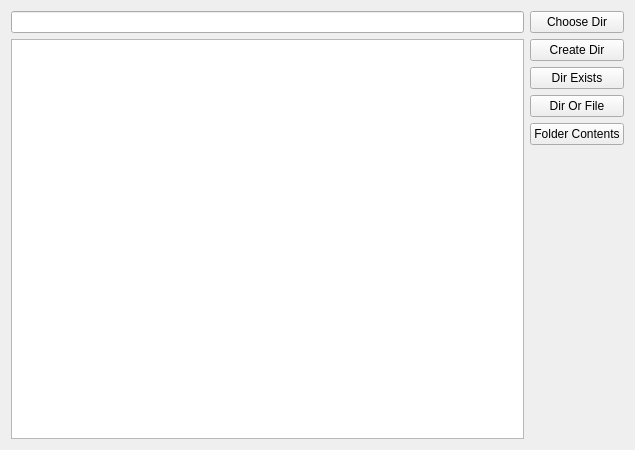
<?xml version="1.0" encoding="UTF-8"?>
<ui version="4.0">
 <class>Widget</class>
 <widget class="QWidget" name="Widget">
  <property name="geometry">
   <rect>
    <x>0</x>
    <y>0</y>
    <width>635</width>
    <height>450</height>
   </rect>
  </property>
  <property name="windowTitle">
   <string>Widget</string>
  </property>
  <layout class="QHBoxLayout" name="horizontalLayout">
   <item>
    <layout class="QVBoxLayout" name="verticalLayout">
     <item>
      <widget class="QLineEdit" name="dirLineEdit"/>
     </item>
     <item>
      <widget class="QListWidget" name="listWidget"/>
     </item>
    </layout>
   </item>
   <item>
    <layout class="QVBoxLayout" name="verticalLayout_2">
     <item>
      <widget class="QPushButton" name="chooseButton">
       <property name="text">
        <string>Choose Dir</string>
       </property>
      </widget>
     </item>
     <item>
      <widget class="QPushButton" name="createButton">
       <property name="text">
        <string>Create Dir</string>
       </property>
      </widget>
     </item>
     <item>
      <widget class="QPushButton" name="existenceButton">
       <property name="text">
        <string>Dir Exists</string>
       </property>
      </widget>
     </item>
     <item>
      <widget class="QPushButton" name="dirOrFileButton">
       <property name="text">
        <string>Dir Or File</string>
       </property>
      </widget>
     </item>
     <item>
      <widget class="QPushButton" name="contentsButton">
       <property name="text">
        <string>Folder Contents</string>
       </property>
      </widget>
     </item>
     <item>
      <spacer name="verticalSpacer">
       <property name="orientation">
        <enum>Qt::Vertical</enum>
       </property>
       <property name="sizeHint" stdset="0">
        <size>
         <width>20</width>
         <height>40</height>
        </size>
       </property>
      </spacer>
     </item>
    </layout>
   </item>
  </layout>
 </widget>
 <layoutdefault spacing="6" margin="11"/>
 <resources/>
 <connections/>
</ui>
